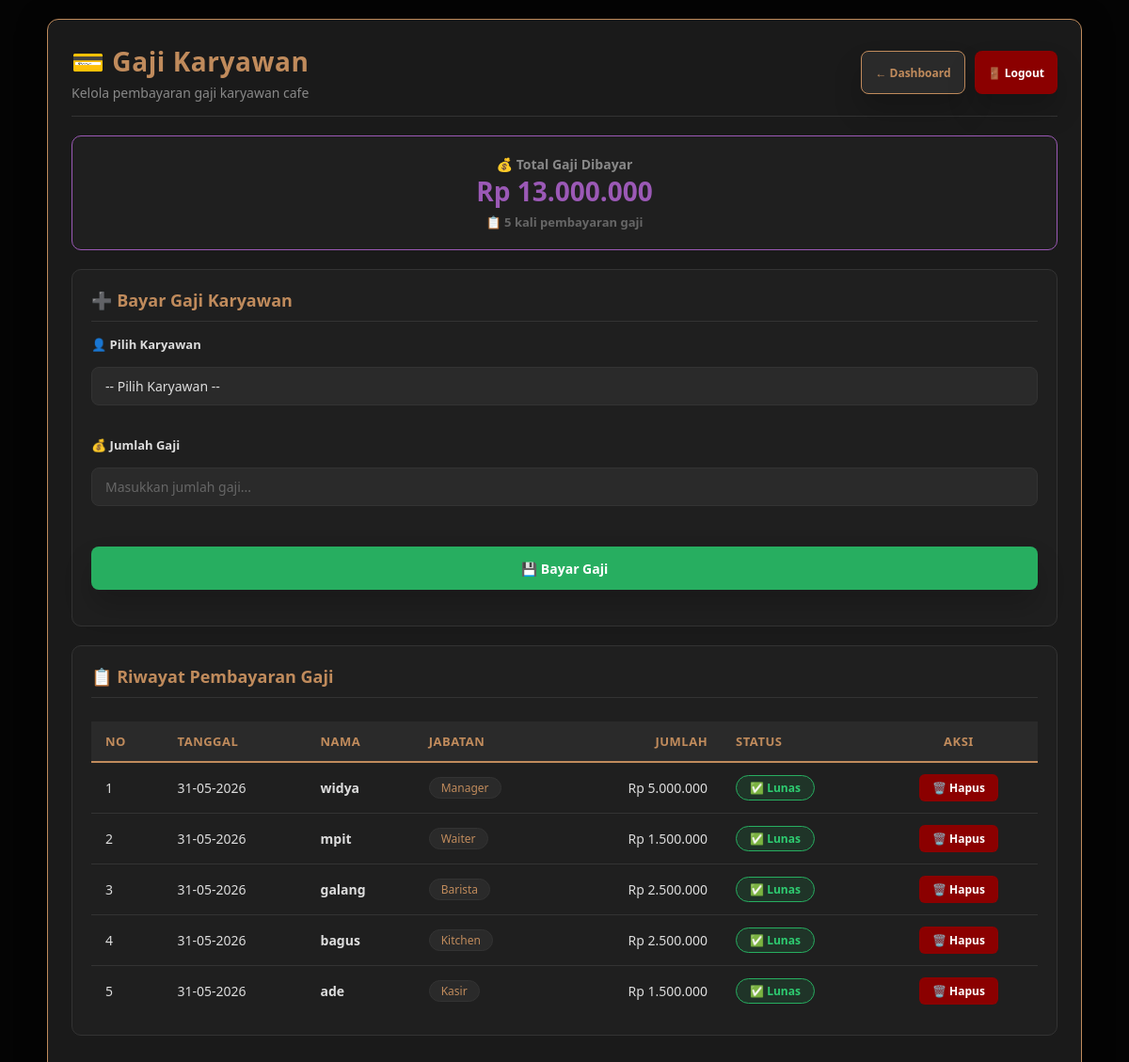
The app's page /warungcakmol-copy-2/.contohteman/cafeku_adi/admin/gaji.php (signed in) with its own data.
### tables this page shows
CREATE TABLE `gaji_karyawan` (
  `id` int(11) NOT NULL,
  `karyawan_id` int(11) DEFAULT NULL,
  `tanggal` date DEFAULT NULL,
  `jumlah` int(11) DEFAULT NULL,
  `status` varchar(50) DEFAULT NULL
);

CREATE TABLE `karyawan` (
  `id` int(11) NOT NULL,
  `nama` varchar(100) DEFAULT NULL,
  `jabatan` varchar(100) DEFAULT NULL,
  `no_hp` varchar(20) DEFAULT NULL,
  `alamat` text DEFAULT NULL,
  `gaji` int(11) DEFAULT NULL
);

### warungcakmol-copy-2/.contohteman/cafeku_adi/admin/gaji.php (the view, shortened to what this page needs)
<?php
include '../fungsi.php';
$totalGaji = mysqli_fetch_assoc(mysqli_query($conn, "
    SELECT SUM(jumlah) as total
    FROM gaji_karyawan
"));
$data = mysqli_query($conn, "
    SELECT
        gaji_karyawan.*,
        karyawan.nama,
        karyawan.jabatan
    FROM gaji_karyawan
    JOIN karyawan
    ON gaji_karyawan.karyawan_id = karyawan.id
    ORDER BY gaji_karyawan.id DESC
");
$grandTotal = $totalGaji['total'] ?? 0;
$totalData = mysqli_num_rows($data);
?>
<!DOCTYPE html>
<html lang="id">
<head>
    <link rel="stylesheet" href="../css/style-admin.css">
</head>
<body>
<div class="admin-container">
    <div class="page-header">
        <div>
            <h1>💳 Gaji Karyawan</h1>
            <div class="subtitle">Kelola pembayaran gaji karyawan cafe</div>
        </div>
        <div class="header-actions">
            <a href="index.php" class="btn btn-primary btn-sm">← Dashboard</a>
            <a href="../logout.php" class="btn btn-danger btn-sm">🚪 Logout</a>
        </div>
    </div>
    <div class="total-box">
        <div class="label">💰 Total Gaji Dibayar</div>
        <div class="value">Rp <?= number_format($grandTotal, 0, ',', '.') ?></div>
        <div class="sub-info">📋 <?= $totalData ?> kali pembayaran gaji</div>
    </div>
    <div class="card">
        <div class="card-header">
            <h3>➕ Bayar Gaji Karyawan</h3>
        </div>
        <form method="POST">
            <div class="form-group">
                <label for="karyawan_id">👤 Pilih Karyawan</label>
                <select id="karyawan_id" name="karyawan_id" class="form-control" required>
                    <option value="">-- Pilih Karyawan --</option>
                </select>
            </div>
            <div class="form-group">
                <label for="jumlah">💰 Jumlah Gaji</label>
                <input type="number" id="jumlah" name="jumlah" class="form-control" placeholder="Masukkan jumlah gaji..." required min="1">
            </div>
            <button type="submit" name="bayar" class="btn btn-success btn-block">
                💾 Bayar Gaji
            </button>
        </form>
    </div>
    <div class="card">
        <div class="card-header">
            <h3>📋 Riwayat Pembayaran Gaji</h3>
        </div>
        <div class="table-wrapper">
            <?php if (mysqli_num_rows($data) == 0): ?>
                <div class="empty-state">📭 Belum ada riwayat pembayaran gaji</div>
            <?php else: ?>
                <table>
                    <thead>
                        <tr>
                            <th>No</th>
                            <th>Tanggal</th>
                            <th>Nama</th>
                            <th>Jabatan</th>
                            <th style="text-align:right;">Jumlah</th>
                            <th>Status</th>
                            <th style="text-align:center;">Aksi</th>
                        </tr>
                    </thead>
                    <tbody>
                        <?php
                        $no = 1;
                        while ($d = mysqli_fetch_assoc($data)):
                        ?>
                            <tr>
                                <td><?= $no++ ?></td>
                                <td><?= date('d-m-Y', strtotime($d['tanggal'])) ?></td>
                                <td><strong><?= htmlspecialchars($d['nama']) ?></strong></td>
                                <td>
                                    <span class="jabatan-tag"><?= htmlspecialchars($d['jabatan'] ?? '-') ?></span>
                                </td>
                                <td style="text-align:right;" class="jumlah-gaji">
                                    Rp <?= number_format($d['jumlah'], 0, ',', '.') ?>
                                </td>
                                <td>
                                    <span class="status-lunas">✅ <?= $d['status'] ?></span>
                                </td>
                                <td style="text-align:center;">
                                    <div class="action-group" style="justify-content:center;">
                                        <a class="btn-hapus" href="?hapus=<?= $d['id'] ?>" onclick="return confirm('Yakin ingin menghapus riwayat gaji <?= htmlspecialchars($d['nama']) ?>?')">
                                            🗑️ Hapus
                                        </a>
                                    </div>
                                </td>
                            </tr>
                        <?php endwhile; ?>
                    </tbody>
                </table>
            <?php endif; ?>
        </div>
    </div>
</div>
</body>
</html>

### warungcakmol-copy-2/.contohteman/cafeku_adi/css/style-admin.css (style rules this page uses)
body { margin: 0; font-family: "Outfit", sans-serif; background: url("../poto/WhatsApp Image 2025-11-16 at 18.09.41_44c61466.jpg") center/cover fixed; color: #f6e7d8; background-attachment: fixed; }
body::before { content: ""; position: fixed; inset: 0; background: rgba(0, 0, 0, 0.72); z-index: -1; }
.admin-container { max-width: 1200px; margin: 40px auto; padding: 32px; background: rgba(23, 18, 15, 0.98); border-radius: 20px; border: 1px solid rgba(192, 139, 92, 0.35); box-shadow: 0 24px 80px rgba(0, 0, 0, 0.55); }
.admin-container, .login-box, .reg-box, .content-panel, .menu-panel, .struk-panel, .form-container { backdrop-filter: blur(14px); }
h1, h2 { text-align: center; color: #c08b5c; margin-top: 0; font-weight: 800; letter-spacing: 0.02em; }
.page-header { display: flex; flex-wrap: wrap; justify-content: space-between; align-items: center; gap: 20px; margin-bottom: 24px; }
.page-header h1 { margin: 0; font-size: 2.2rem; letter-spacing: 0.02em; }
button, input[type="submit"], input[type="reset"], .btn { display: inline-flex; align-items: center; justify-content: center; height: 46px; padding: 0 24px; background: linear-gradient(135deg, #c08b5c 0%, #f3d5a4 100%); color: #1a1a1a; text-decoration: none; border-radius: 14px; font-weight: 700; border: 1px solid rgba(255, 255, 255, 0.18); cursor: pointer; transition: transform 0.18s ease, box-shadow 0.18s ease, background 0.18s ease; font-size: 14px; white-space: nowrap; box-shadow: 0 18px 30px rgba(0, 0, 0, 0.18); }
.btn-success { background: linear-gradient(135deg, #27ae60 0%, #2ecc71 100%); color: white; }
.btn-danger { background: linear-gradient(135deg, #e74c3c 0%, #ff5b4e 100%); color: white; }
input, textarea, select, button, input[type="submit"], input[type="reset"] { width: 100%; padding: 14px 16px; margin: 10px 0 18px; background: #1d1915; border: 1px solid rgba(255, 255, 255, 0.18); border-radius: 12px; color: #f6e7d8; box-sizing: border-box; font-family: inherit; }
input::placeholder, textarea::placeholder { color: rgba(246, 231, 216, 0.65); }
button, input[type="submit"], input[type="reset"] { width: auto; }
.card { background: rgba(255, 255, 255, 0.05); border: 1px solid rgba(255, 255, 255, 0.12); border-radius: 18px; padding: 24px; margin-bottom: 24px; }
.total-box { background: rgba(255, 255, 255, 0.06); border: 1px solid rgba(255, 255, 255, 0.12); border-radius: 18px; padding: 22px; font-size: 18px; font-weight: 700; color: #f6e7d8; margin-bottom: 24px; }
.page-header { display: flex; flex-wrap: wrap; justify-content: space-between; align-items: center; gap: 16px; margin-bottom: 24px; }
.page-header h1 { margin: 0; text-align: left; font-size: 2rem; }
select { background-color: rgba(30, 25, 23, 1); color: white; cursor: pointer; }
option { background-color: #1e1917; color: #f6e7d8; padding: 10px; }
label { font-weight: 600; color: #c08b5c; display: block; margin-bottom: 5px; text-align: left; }
table { width: 100%; border-collapse: collapse; margin-top: 10px; }
th, td { padding: 12px 15px; text-align: left; border-bottom: 1px solid rgba(255, 255, 255, 0.1); }
th { background-color: rgba(192, 139, 92, 0.2); color: #c08b5c; }
.total-box { border-top: 1px solid rgba(192, 139, 92, 0.4); padding-top: 15px; }
.btn-success { background: #27ae60; color: white; border: none; }
.btn-danger { background: #e74c3c; color: white; border: none; }

### records on screen
gaji_karyawan: tanggal "31-05-2026", karyawan.nama "widya", karyawan.jabatan "Manager", jumlah "5.000.000", status "Lunas"
gaji_karyawan: tanggal "31-05-2026", karyawan.nama "mpit", karyawan.jabatan "Waiter", jumlah "1.500.000", status "Lunas"
gaji_karyawan: tanggal "31-05-2026", karyawan.nama "galang", karyawan.jabatan "Barista", jumlah "2.500.000", status "Lunas"
gaji_karyawan: tanggal "31-05-2026", karyawan.nama "bagus", karyawan.jabatan "Kitchen", jumlah "2.500.000", status "Lunas"
gaji_karyawan: tanggal "31-05-2026", karyawan.nama "ade", karyawan.jabatan "Kasir", jumlah "1.500.000", status "Lunas"

### other values on screen
$grandTotal "13.000.000"
$totalData "5"
